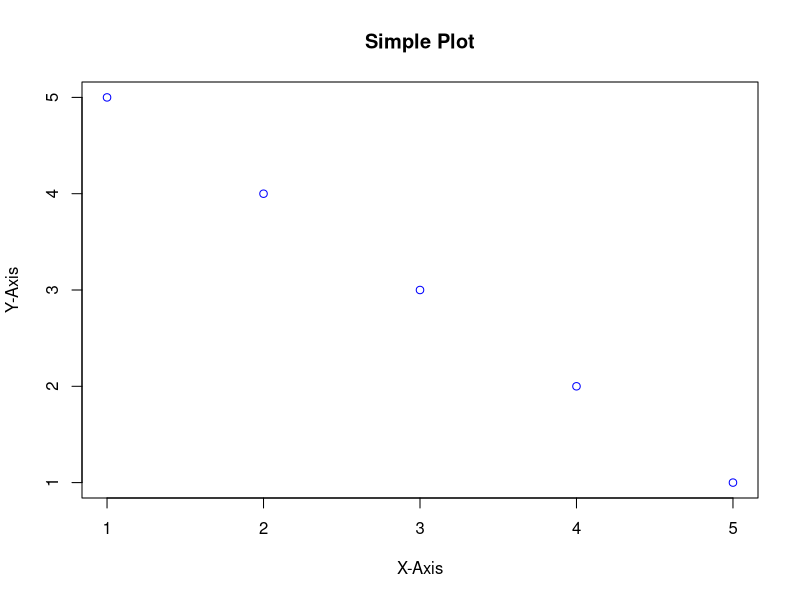

Source code (R):
## ---- chunk 1
# Basic scatter plot
x <- c(1, 2, 3, 4, 5)  # X-axis values
y <- c(5, 4, 3, 2, 1)  # Y-axis values

plot(x, y, main = "Simple Plot", xlab = "X-Axis", ylab = "Y-Axis", col = "blue")
